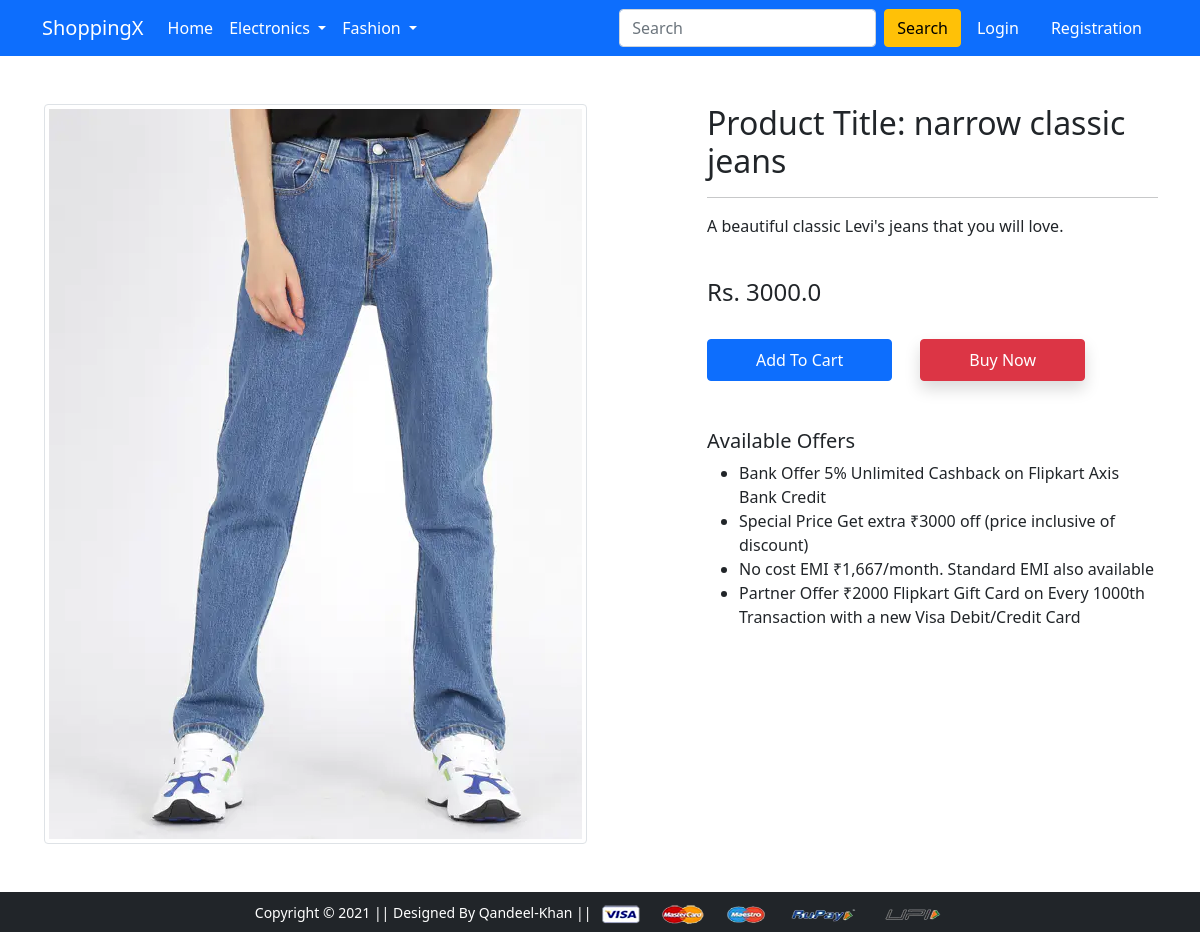
Screenshot of /product-detail/1 with the database file from the repository.
### app/models.py (models this page shows, shortened)
class Product(models.Model):
    title = models.CharField(max_length=100)
    selling_price = models.FloatField()
    descounted_price = models.FloatField()
    description = models.TextField()
    brand = models.CharField(max_length=100)
    category = models.CharField(choices=CATEGORY_CHOICES, max_length=2)
    product_image = models.FileField(upload_to='productimg/')

### app/views.py (the view)
class ProductDetailView(View):
    def get(self, request, product_id):
        product = Product.objects.get(pk=product_id)
        item_already_in_cart = False
        if request.user.is_authenticated:
            item_already_in_cart = Cart.objects.filter(
                Q(product=product.id) & Q(user=request.user)).exists()
        totalitem = 0
        if request.user.is_authenticated:
            totalitem = len(Cart.objects.filter(user=request.user))
        return render(request, 'app/productdetail.html', {'product': product, 'item_already_in_cart': item_already_in_cart, 'totalitem': totalitem})

### app/templates/app/productdetail.html (shortened to what this page needs)
{% extends 'app/base.html' %}
{% load static %}
{% block main-content %}
<div class="container my-5">
    <div class="row">
        <div class="col-sm-6 text-center align-self-center">
            <img src="{{ product.product_image.url }}" alt="" class="img-fluid img-thumbnail">
        </div>
        <div class="col-sm-5 offset-sm-1">
            <h2>Product Title: {{ product.title }}</h2>
            <hr>
            <p>{{ product.description }}</p> <br>
            <h4>Rs. {{ product.selling_price }}</h4><br>
            {% if not request.user.is_authenticated %}
            <form action="/add-to-cart" class="d-inline">
                <button type="submit" class="btn btn-primary px-5 py-2">Add To Cart</button>
            </form>
            {% endif %}
            <a href="{% url 'checkout' %}" class="btn btn-danger shadow px-5 py-2 ms-4">Buy Now</a>
            <h5 class="mt-5">Available Offers</h5>
            <ul>
                <li>Bank Offer 5% Unlimited Cashback on Flipkart Axis Bank Credit</li>
                <li>Special Price Get extra ₹3000 off (price inclusive of discount)</li>
                <li>No cost EMI ₹1,667/month. Standard EMI also available</li>
                <li>Partner Offer ₹2000 Flipkart Gift Card on Every 1000th Transaction with a new Visa Debit/Credit Card
                </li>
            </ul>
        </div>
    </div>
</div>
{% endblock main-content %}

### rows the page displays
Product: product_image (picture), title "narrow classic jeans", description "A beautiful classic Levi's jeans that you will love.", selling_price "3000.0"
